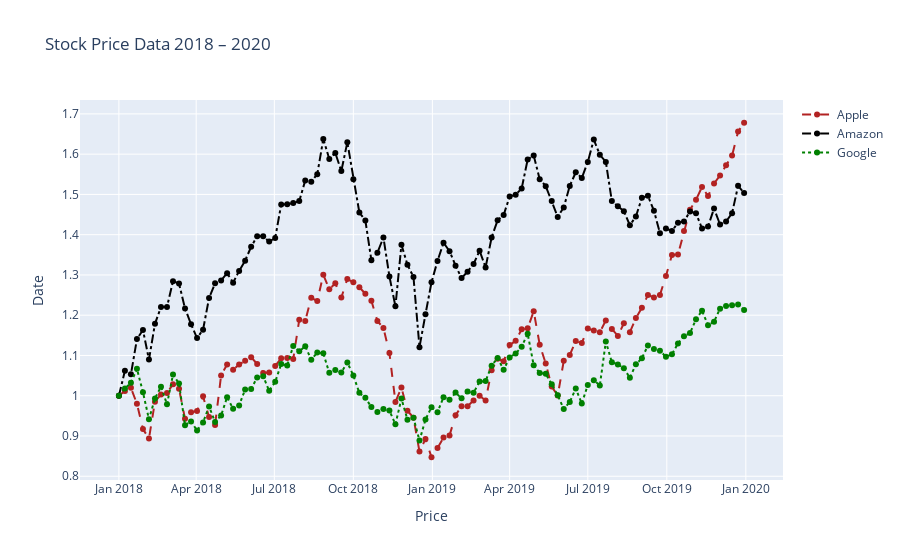

The notebook cell saved with this chart:
### Code cell
fig.update_layout(title='Stock Price Data 2018 – 2020', xaxis_title='Price', yaxis_title='Date')
